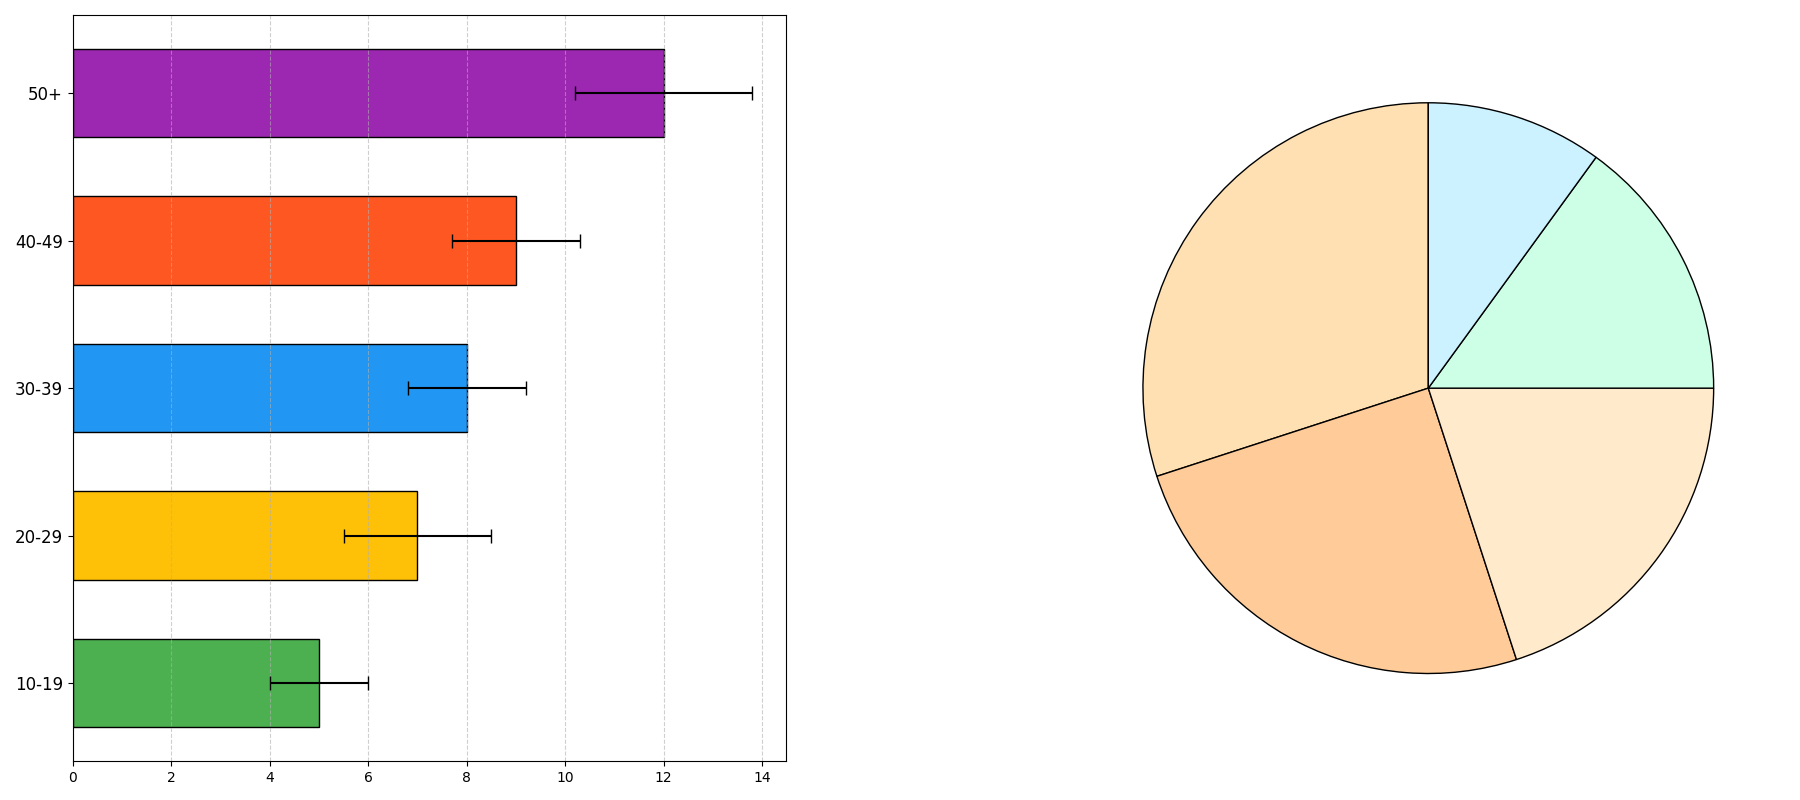

This chart was generated by the following Python code:
import matplotlib.pyplot as plt
import numpy as np

# Data for the bar chart
age_groups = ['10-19', '20-29', '30-39', '40-49', '50+']
books_read = [5, 7, 8, 9, 12]
variability = [1, 1.5, 1.2, 1.3, 1.8]

# Data for the pie chart:
genre_distribution = [30, 25, 20, 15, 10]

# Colors for the bar chart and pie chart
bar_colors = ['#4CAF50', '#FFC107', '#2196F3', '#FF5722', '#9C27B0']
pie_colors = ['#ffe0b3', '#ffcc99', '#ffebcc', '#ccffe6', '#ccf2ff']

# Create a figure with subplots
fig, (ax1, ax2) = plt.subplots(nrows=1, ncols=2, figsize=(18, 8))

# Horizontal bar chart
ax1.barh(age_groups, books_read, color=bar_colors, edgecolor='black', 
         height=0.6, xerr=variability, capsize=5)
ax1.tick_params(axis='y', labelsize=12)
ax1.xaxis.grid(True, linestyle='--', alpha=0.6)

# Pie chart for genre preferences
ax2.pie(genre_distribution, startangle=90, colors=pie_colors, wedgeprops={'edgecolor': 'black'})

# Adjust layout
plt.tight_layout()
plt.subplots_adjust(wspace=0.4)

# Show the plot
plt.show()
